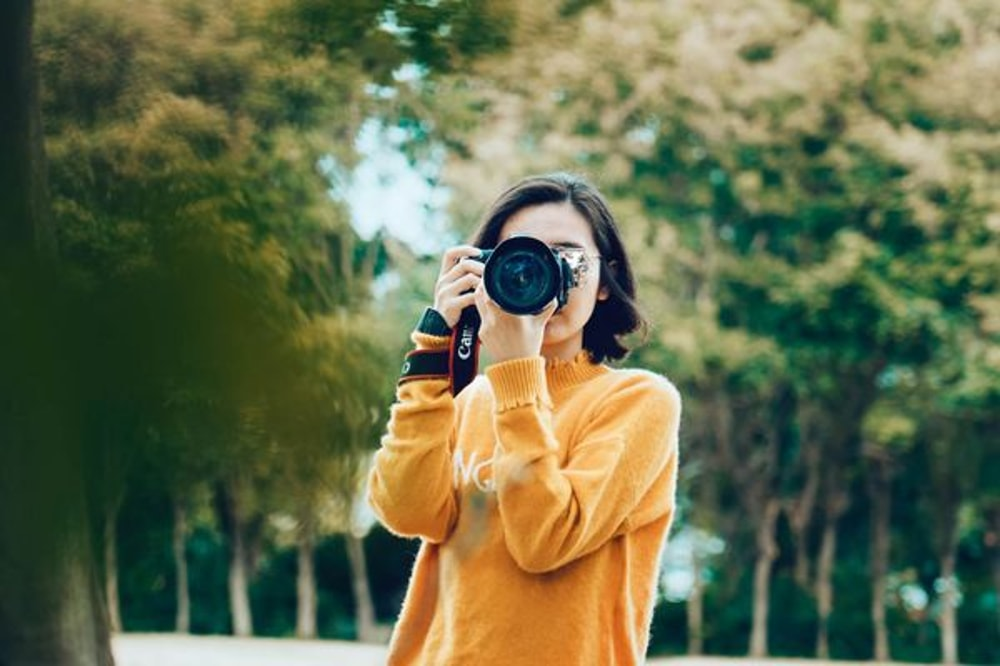
#> input picture 01 OpenCV/01 Basics/Images/free-images.jpg, 1000 x 666 px
$ python '05 opencv_crop.py'
#> lines starting #> are read from the running program, lines starting #| are printed output that depends on the picture
# import the necessary packages
import argparse
import cv2

# construct the argument parser and parse the arguments
ap = argparse.ArgumentParser()
ap.add_argument("-i", "--image", type=str, default="./Images/free-images.jpg",
                help="path to the input image")
args = vars(ap.parse_args())

# load the input image and display it to our screen
image = cv2.imread(args['image'])
#> image is the input picture: shape (666, 1000, 3); mean B, G, R 75.7, 108.2, 100.7
cv2.imshow("Original", image)

# cropping an image with OpenCV is accomplished via simple NumPy
# array slices in startY:endY, startX:endX order -- here we are
# cropping the face from the image (these coordinates were
# determined using photo editing software such as Photoshop,
# GIMP, Paint, etc.)
face = image[163:352, 402:660]
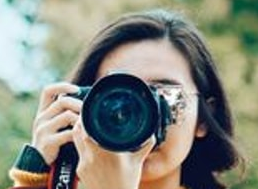
#> face: shape (189, 258, 3); mean B, G, R 124.3, 135.7, 132.2
cv2.imshow("Face", face)
cv2.waitKey(0)

# apply another image crop, this time extracting the body
body = image[163:649, 377:680]
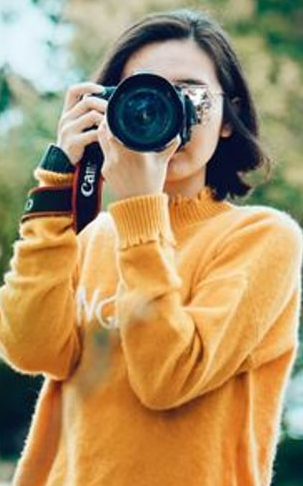
#> body: shape (486, 303, 3); mean B, G, R 100, 143.8, 171.8
cv2.imshow("Body", body)
cv2.waitKey(0)
